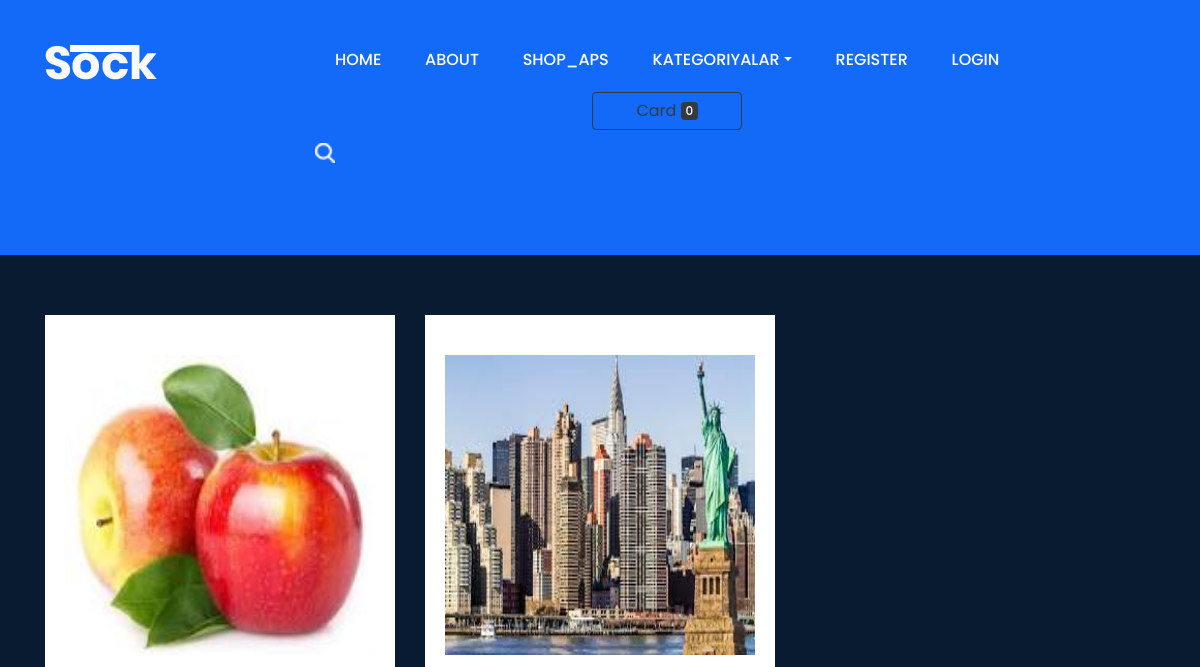
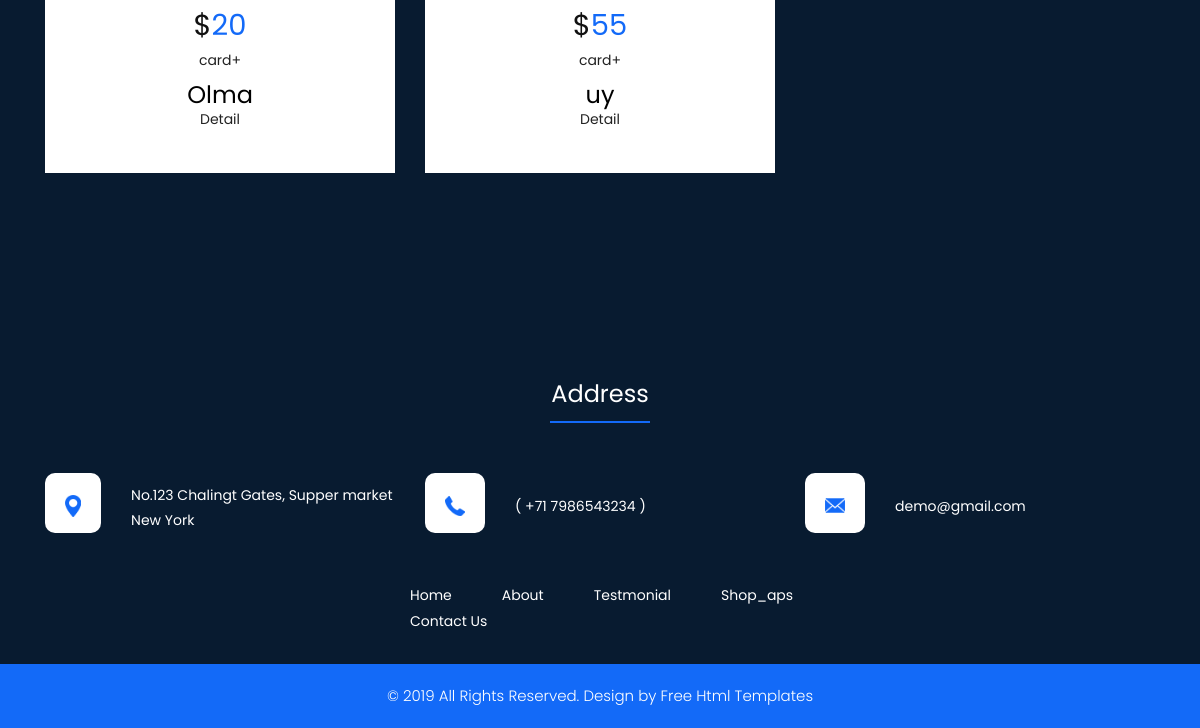
The page /category/1/ on the database as committed earlier (2 pictures, top to bottom).
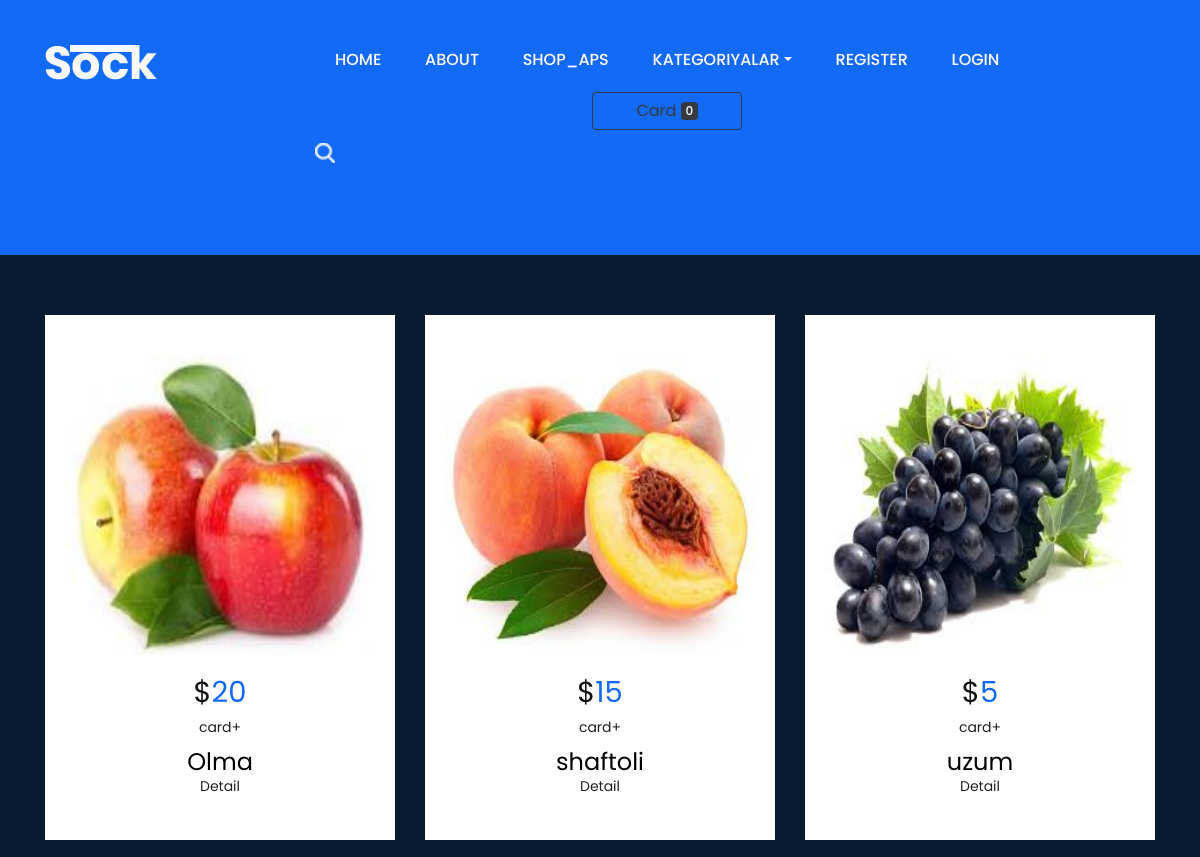
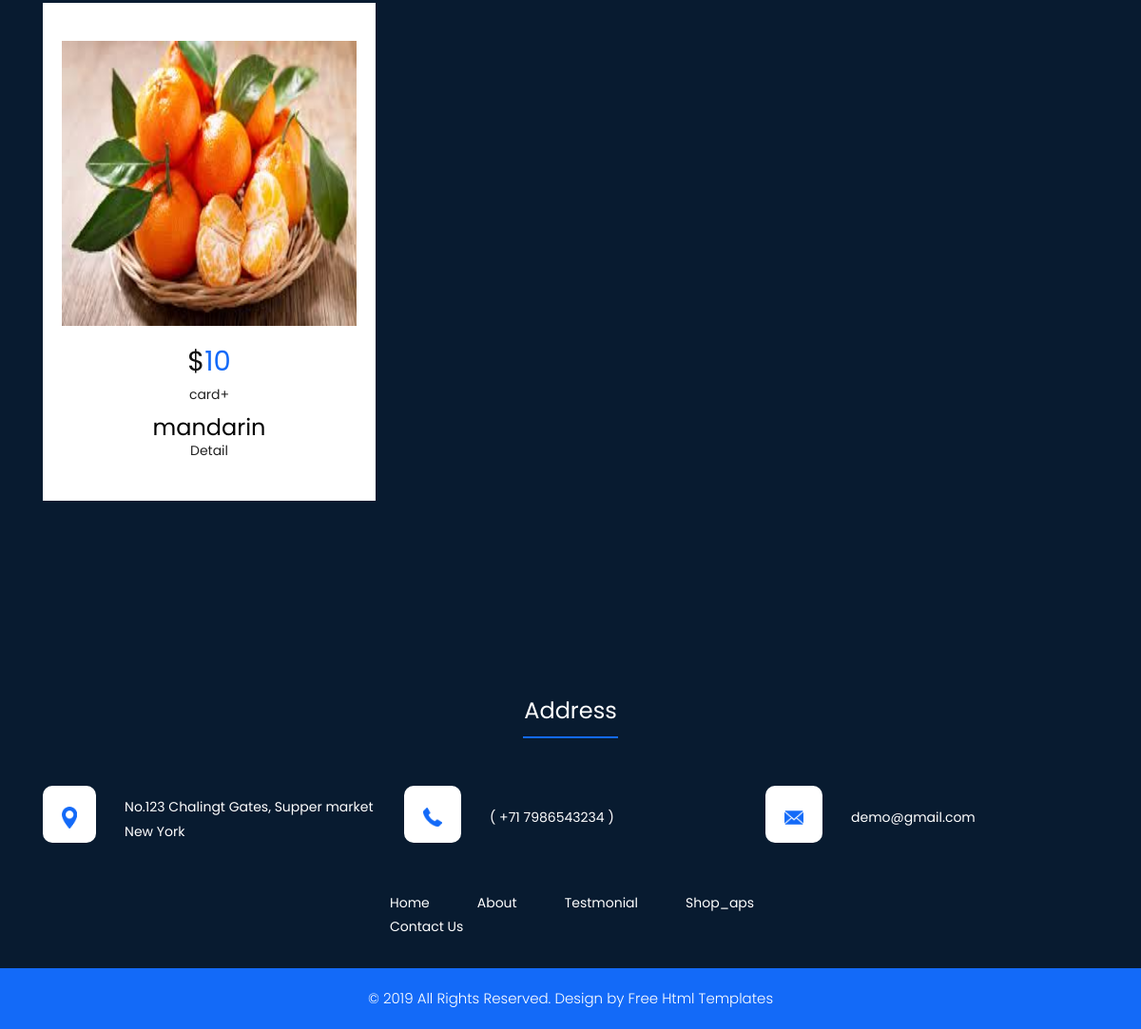
The same page on the database as committed later (2 pictures, top to bottom).
### product/models.py (models this page shows, shortened)
class Product(BaseModel):
    name=models.CharField(max_length=100)
    user=models.ForeignKey(User,on_delete=models.CASCADE,related_name='products')
    price=models.IntegerField(default=0)
    category=models.ForeignKey(Category_product,on_delete=models.CASCADE,related_name='products')
    about=models.TextField(default='',null=True,blank=True)
    image=models.ImageField(upload_to='pr_image/',null=True)
    class Meta:
        verbose_name='Mahsulot'
        verbose_name_plural='Mahsulotlar'

### product/views.py (the view)
# urls.py: path('category/<int:id>/',category,name='category'),
def category(request,id):
    cat=get_object_or_404(Category_product,pk=id)
    product=cat.products.all()
    data={
        'products':product
    }
    return render(request,'category.html',context=data)

### product/card.py (called while the page is built)
    def __len__(self):
        return len(self.card)

### product/context_processors.py (called while the page is built)
def categoriya(request):
    return {'categories':Category_product.objects.all()}

def card_funk(request):
    return {"card":Card(request)}

### product/templates/category.html (shortened to what this page needs)
{% extends 'base.html' %}
{% block content %}
{% load static %}
    <div class="clothes_main section ">
     <div class="container">
       <div class="row">
        {% for product in products %}
          <div class="col-xl-4 col-lg-4 col-md-6 col-sm-12">
             <div class="sport_product">
                <figure><img src="{{product.image.url}}" alt="img"/></figure>
               <h3> $<strong class="price_text">{{product.price}}</strong></h3>
               <a href="">card+</a>
                <h4>{{product.name}}</h4>
                <a href="{% url 'product:product_detail' product.id %}">Detail</a>
             </div>
          </div>
        {% endfor %}
        </div>
       </div>
      </div>
{% endblock %}

### templates/base.html (shortened to what this page needs)
<!DOCTYPE html>
{% load static %}
<html lang="en">
   <head>
      <link rel="stylesheet" href="{% static 'shop_aps/css/bootstrap.min.css' %}">
      <link rel="stylesheet" href="{% static 'shop_aps/css/style.css' %}">
      <link rel="stylesheet" href="{% static 'shop_aps/css/responsive.css' %}">
      <link rel="stylesheet" href="{% static 'shop_aps/css/jquery.mCustomScrollbar.min.css' %}">
      <link rel="stylesheet" href="https://netdna.bootstrapcdn.com/font-awesome/4.0.3/css/font-awesome.css">
      <link rel="stylesheet" href="{% static 'shop_aps/css/owl.carousel.min.css' %}">
      <link rel="stylesheet" href="{% static 'shop_aps/css/owl.theme.default.min.css' %}">
      <link rel="stylesheet" href="https://cdnjs.cloudflare.com/ajax/libs/fancybox/2.1.5/jquery.fancybox.min.css" media="screen">
   </head>
   <body class="main-layout">
      <header class="section">
         <div class="header">
            <div class="container">
               <div class="row">
                  <div class="col-xl-3 col-lg-3 col-md-3 col-sm-3 col logo_section">
                     <div class="full">
                        <div class="center-desk">
                           <div class="logo"> <a href="index.html"><img src="{% static 'shop_aps/images/logo.png' %}" alt="#"></a> </div>
                        </div>
                     </div>
                  </div>
                  <div class="col-xl-20 col-lg-20 col-md-20 col-sm-20" >
                     <div class="menu-area-main">
                        <div class="limit-box">
                           <nav class="main-menu">
                              <ul class="menu-area-main">
                                 <li> <a href="{% url 'product:index' %}">Home</a> </li>
                                 <li> <a href="{% url 'product:about' %}">About</a> </li>
                                 <li><a href="clients.html">Shop_aps</a></li>
                                 <li>
                                    <div>
                                       <a href="#" class="nav-link dropdown-toggle" data-toggle="dropdown">Kategoriyalar</a>
                                 </li>
                                 <li><a href="{% url 'register' %}">Register</a></li>
                                 {% if user.is_authenticated %}
                                    <li><a href="{% url 'profile_page' %}">update</a></li>
                                    <li><a href="{% url 'logout_page' %}">logout</a></li>
                                 {% else %}
                                    <li><a href="{% url 'login_page' %}">login</a></li>
                                 {% endif %}
                                 <form class="d-flex">
                                    <a class="btn btn-outline-dark" type="submit" href="{% url 'product:card_summary' %}">
                                       Card
                                       <span class="badge bg-dark text-white ms-1 rounded-pill">{{card|length}}</span>
                                 </a>
                                 </form>
                                 </div>
                                 <li class="last"><a href="#"><img src="{% static 'shop_aps/images/search_icon.png' %}" alt="icon"/></a></li>
                        </div>
                     </div>
                  </div>
               </div>
            </div>
      </header>
      <section >
         <div id="main_slider" class="section carousel slide banner-main" data-ride="carousel">
            <div class="carousel-inner">
               <div class="carousel-item active">
                  <div class="container">
                     <div class="row marginii">
                        <div class="col-xl-6 col-lg-6 col-md-6 col-sm-12">
                        </div>
                     </div>
                  </div>
               </div>
      </section>
{% block content %}{% endblock %}
    <div id="footer" class="Address layout_padding">
       <div class="container">
          <div class="row">
             <div class="col-sm-12">
               <div class="titlepage">
                  <div class="main">
                     <h1 class="address_text">Address</h1>
                  </div>
               </div>
             </div>
          </div>
               <div class="address_2">
                  <div class="row">
                     <div class="col-sm-12 col-md-12 col-lg-4">
                       <div class="site_info">
                          <span class="info_icon"><img src="{% static 'shop_aps/images/map-icon.png' %}" /></span>
                          <span style="margin-top: 10px;">No.123 Chalingt Gates, Supper market New York</span></div>
                     </div>
                     <div class="col-sm-12 col-md-12 col-lg-4">
                       <div class="site_info">
                          <span class="info_icon"><img src="{% static 'shop_aps/images/phone-icon.png' %}" /></span>
                          <span style="margin-top: 21px;">( +71 7986543234 )</span></div>
                     </div>
                     <div class="col-sm-12 col-md-12 col-lg-4">
                       <div class="site_info">
                          <span class="info_icon"><img src="{% static 'shop_aps/images/email-icon.png' %}" /></span>
                          <span style="margin-top: 21px;">demo@gmail.com</span></div>
                     </div>
                     </div>
                  </div>
               </div>
                  <div class="menu_main">
                     <div class="menu_text">
                        <ul>
                           <li class="active"><a href="#">Home</a></li>
                           <li><a href="about.html">About</a></li>
                           <li><a href="testmonial.html">Testmonial</a></li>
                           <li><a href="clients.html">Shop_aps</a></li>
                           <li><a href="contact.html">Contact Us</a></li>
                        </ul>
                     </div>
                  </div>
       </div>
      <div id="plant" class="footer layout_padding">
         <div class="container">
            <p>© 2019 All Rights Reserved. Design by<a href="https://html.design/"> Free Html Templates</a></p>
         </div>
      </div>
   </body>
</html>

Rows that differ between the two databases and show on the page:
removed Product: image (picture), price "55", name "uy"
added Product: image (picture), price "15", name "shaftoli"
added Product: image (picture), price "5", name "uzum"
added Product: image (picture), price "10", name "mandarin"
